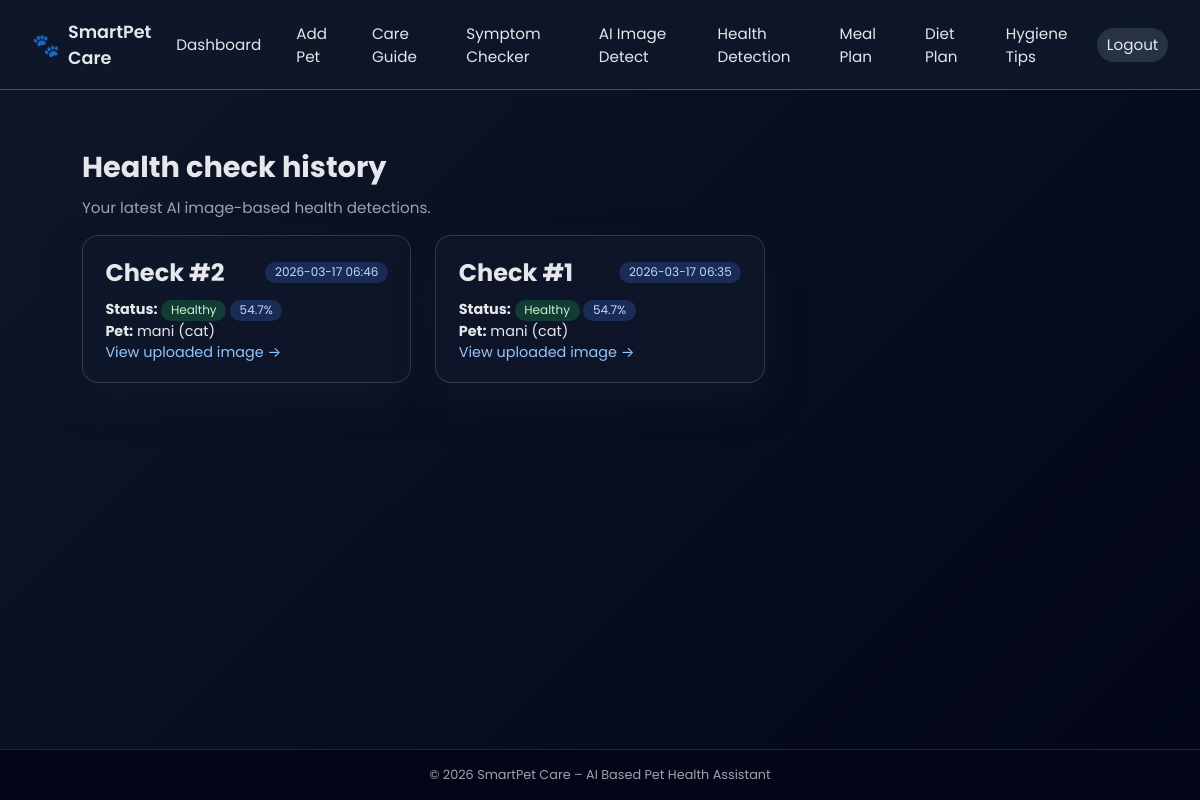
The page /health-history (signed in) on the database its author committed.
### backend/app.py (models this page shows)
class HealthCheck(db.Model):
    id = db.Column(db.Integer, primary_key=True)
    created_at = db.Column(db.DateTime, default=datetime.utcnow, nullable=False)
    owner_id = db.Column(db.Integer, db.ForeignKey("user.id"), nullable=False, index=True)
    pet_id = db.Column(db.Integer, db.ForeignKey("pet.id"), nullable=True, index=True)
    image_filename = db.Column(db.String(255), nullable=False)
    condition = db.Column(db.String(20), nullable=False)  # Healthy / Sick
    issue = db.Column(db.String(50), nullable=True)  # skin problems / infection signs / weakness indicators
    confidence = db.Column(db.Float, nullable=False)  # 0..1
    signals_json = db.Column(db.Text, nullable=True)  # optional debugging / transparency

class Pet(db.Model):
    id = db.Column(db.Integer, primary_key=True)
    name = db.Column(db.String(80), nullable=False)
    species = db.Column(db.String(20), nullable=False)
    age_years = db.Column(db.Float, nullable=False)
    weight_kg = db.Column(db.Float, nullable=False)
    created_at = db.Column(db.DateTime, default=datetime.utcnow)
    owner_id = db.Column(db.Integer, db.ForeignKey("user.id"), nullable=False)

### backend/app.py (the view)
@app.route("/health-history")
@login_required
def health_history():
    checks = (
        HealthCheck.query.filter_by(owner_id=current_user.id)
        .order_by(HealthCheck.created_at.desc())
        .limit(50)
        .all()
    )
    pet_map = {p.id: p for p in Pet.query.filter_by(owner_id=current_user.id).all()}
    return render_template("health_history.html", checks=checks, pet_map=pet_map)

### backend/app.py (called while the page is built)
@login_manager.user_loader
def load_user(user_id):
    return User.query.get(int(user_id))

### backend/templates/health_history.html (shortened to what this page needs)
{% extends "base.html" %}
{% block content %}
<section class="page-header">
    <h1>Health check history</h1>
    <p class="subtitle">Your latest AI image-based health detections.</p>
</section>
<section class="grid">
    {% if checks %}
        {% for c in checks %}
            <article class="card">
                <header class="card-header">
                    <h2>Check #{{ c.id }}</h2>
                    <span class="tag tag-info">{{ c.created_at.strftime("%Y-%m-%d %H:%M") }}</span>
                </header>
                <div class="card-body">
                    <p>
                        <strong>Status:</strong>
                        <span class="tag {% if c.condition == 'Healthy' %}tag-success{% else %}tag-danger{% endif %}">
                            {{ c.condition }}
                        </span>
                        <span class="tag tag-info">{{ (c.confidence * 100) | round(1) }}%</span>
                    </p>
                    {% if c.pet_id and pet_map.get(c.pet_id) %}
                        <p><strong>Pet:</strong> {{ pet_map.get(c.pet_id).name }} ({{ pet_map.get(c.pet_id).species }})</p>
                    {% endif %}
                    <a class="link" href="{{ url_for('uploaded_file', filename=c.image_filename) }}">View uploaded image →</a>
                </div>
            </article>
        {% endfor %}
    {% else %}
        <article class="card">
            <p>No health checks yet.</p>
            <a class="btn btn-primary" href="{{ url_for('health_detect') }}">Run your first health check</a>
        </article>
    {% endif %}
</section>
{% endblock %}

### backend/static/css/style.css (style rules this page uses)
*, *::before, *::after { box-sizing: border-box; margin: 0; padding: 0; }
body { font-family: "Poppins", system-ui, -apple-system, BlinkMacSystemFont, "Segoe UI", sans-serif; background: linear-gradient(135deg, #0f172a, #020617); color: #e5e7eb; min-height: 100vh; display: flex; flex-direction: column; }
a { color: inherit; text-decoration: none; }
.tag { display: inline-flex; align-items: center; padding: 0.1rem 0.6rem; border-radius: 999px; font-size: 0.75rem; background: rgba(148, 163, 184, 0.18); color: #e5e7eb; }
.tag-success { background: rgba(34, 197, 94, 0.22); color: #bbf7d0; }
.tag-info { background: rgba(59, 130, 246, 0.22); color: #bfdbfe; }
.page-header { margin: 1.5rem 0 1rem; }
.page-header h1 { font-size: 1.8rem; margin-bottom: 0.4rem; }
.subtitle { color: #9ca3af; font-size: 0.95rem; margin-bottom: 0.5rem; }
.grid { display: grid; grid-template-columns: repeat(auto-fill, minmax(260px, 1fr)); gap: 1.5rem; margin-top: 1rem; }
.card { background: rgba(15, 23, 42, 0.95); border-radius: 1rem; padding: 1.2rem 1.4rem; box-shadow: 0 18px 35px rgba(15, 23, 42, 0.85); border: 1px solid rgba(148, 163, 184, 0.25); }
.card-header { display: flex; justify-content: space-between; align-items: center; margin-bottom: 0.6rem; }
.card-body { font-size: 0.9rem; color: #e5e7eb; }
.link { color: #93c5fd; }

### rows shown on the page
HealthCheck: id "2", created_at "2026-03-17 06:46", condition "Healthy", (c.confidence*100)|round(1) "54.7"
Pet: get "mani", get "cat"
HealthCheck: id "1", created_at "2026-03-17 06:35", condition "Healthy", (c.confidence*100)|round(1) "54.7"

### other values the page prints
{{ 2026 }} "2026"
